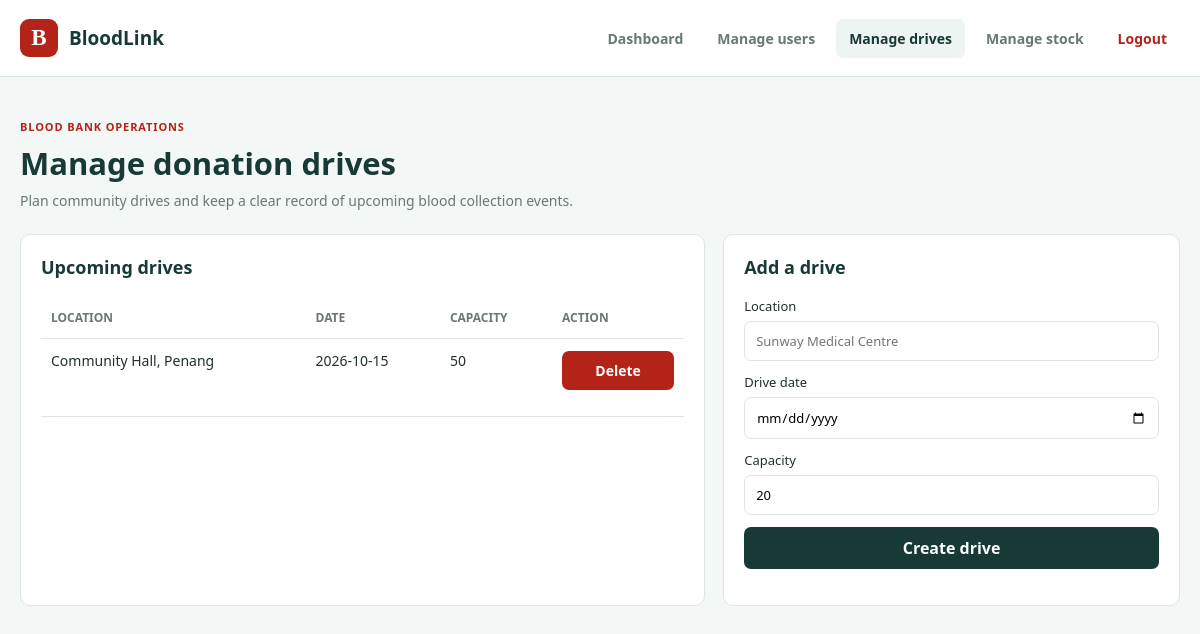
The app's page /manager_driver.php (signed in) with its own data.
### tables this page shows
CREATE TABLE donation_drives (
    drive_id INT AUTO_INCREMENT PRIMARY KEY,
    organized_by INT NOT NULL,
    location VARCHAR(150) NOT NULL,
    drive_date DATE NOT NULL,
    capacity INT NOT NULL DEFAULT 0,
    created_at TIMESTAMP DEFAULT CURRENT_TIMESTAMP,
    FOREIGN KEY (organized_by) REFERENCES users(user_id)
        ON DELETE CASCADE
);

### manager_driver.php (the view, shortened to what this page needs)
<?php
require_once __DIR__ . '/../config/db.php';
require_once __DIR__ . '/../includes/header.php';
$drives = [];
if ($pdo instanceof PDO) {
    try {
        $statement = $pdo->query(
            'SELECT drive_id, organized_by, location, drive_date, capacity
             FROM donation_drives
             ORDER BY drive_date DESC, drive_id DESC'
        );
        $drives = $statement->fetchAll(PDO::FETCH_ASSOC);
    } catch (PDOException $exception) {
        $errorMessage = 'The donation drive list could not be loaded.';
    }
} else {
    $drives = [
        ['drive_id' => 1, 'organized_by' => 1, 'location' => 'Kuala Lumpur City Hospital', 'drive_date' => '2026-10-15', 'capacity' => 25],
        ['drive_id' => 2, 'organized_by' => 1, 'location' => 'Petaling Jaya Community Hall', 'drive_date' => '2026-10-22', 'capacity' => 18],
    ];
}
$escape = static fn ($value): string => htmlspecialchars((string) $value, ENT_QUOTES, 'UTF-8');
?>
<!DOCTYPE html>
<html lang="en">
<head>
</head>
<body>
    <main class="page-shell">
        <header class="page-top">
            <p class="eyebrow">Blood bank operations</p>
            <h1>Manage donation drives</h1>
            <p class="page-copy">Plan community drives and keep a clear record of upcoming blood collection events.</p>
        </header>
        <section class="content-grid">
            <div class="panel table-panel">
                <h2 class="section-title">Upcoming drives</h2>
                <?php if ($drives): ?>
                    <table>
                        <thead>
                            <tr>
                                <th>Location</th>
                                <th>Date</th>
                                <th>Capacity</th>
                                <th>Action</th>
                            </tr>
                        </thead>
                        <tbody>
                            <?php foreach ($drives as $drive): ?>
                                <tr>
                                    <td><?= $escape($drive['location'] ?? 'Unknown location') ?></td>
                                    <td><?= $escape($drive['drive_date'] ?? '') ?></td>
                                    <td><?= (int) ($drive['capacity'] ?? 0) ?></td>
                                    <td>
                                        <form method="POST" onsubmit="return confirm('Delete this drive?');">
                                            <button type="submit" class="button danger">Delete</button>
                                        </form>
                                    </td>
                                </tr>
                            <?php endforeach; ?>
                        </tbody>
                    </table>
                <?php else: ?>
                    <p class="page-copy">No drives are scheduled yet.</p>
                <?php endif; ?>
            </div>
            <aside class="panel form-panel">
                <h2 class="section-title">Add a drive</h2>
                <form method="POST">
                    <label>
                        Location
                        <input type="text" name="location" placeholder="Sunway Medical Centre" required>
                    </label>
                    <label>
                        Drive date
                        <input type="date" name="drive_date" required>
                    </label>
                    <label>
                        Capacity
                        <input type="number" name="capacity" min="1" value="20" required>
                    </label>
                    <button type="submit">Create drive</button>
                </form>
            </aside>
        </section>
    </main>
</body>
</html>

### header.php (style rules this page uses)
:root { color-scheme: light; --ink: #20312f; --muted: #687975; --line: #dce6e2; --paper: #fff; --wash: #f3f7f5; --green: #173a36; --red: #b42318; }
.header-inner, .page-shell, .footer-inner { width: min(1180px, calc(100% - 40px)); margin: 0 auto; }

### manager_driver.php (style rules this page uses)
:root { color-scheme: light; --ink: #20312f; --muted: #687975; --line: #dce6e2; --paper: #fff; --wash: #f3f7f5; --green: #173a36; --red: #b42318; --soft-red: #f7e2e1; --soft-green: #dff3ea; }
* { box-sizing: border-box; }
body { margin: 0; min-height: 100vh; background: var(--wash); color: var(--ink); font-family: "Segoe UI", Arial, sans-serif; }
.page-shell { width: min(1180px, calc(100% - 40px)); margin: 0 auto; padding: 42px 0 56px; }
.page-top { margin-bottom: 24px; }
.eyebrow { margin: 0 0 8px; color: var(--red); font-size: 11px; font-weight: 800; letter-spacing: .08em; text-transform: uppercase; }
h1, h2, p { margin-top: 0; }
h1 { margin-bottom: 7px; color: var(--green); font-size: 31px; }
.page-copy { margin: 0; color: var(--muted); font-size: 14px; }
.content-grid { display: grid; grid-template-columns: minmax(0, 1.2fr) minmax(300px, 0.8fr); gap: 18px; margin-top: 18px; }
.panel { background: var(--paper); border: 1px solid var(--line); border-radius: 10px; }
.table-panel, .form-panel { padding: 20px; }
.section-title { margin: 0 0 18px; color: var(--green); font-size: 18px; }
table { width: 100%; border-collapse: collapse; font-size: 14px; }
th, td { padding: 12px 10px; border-bottom: 1px solid var(--line); text-align: left; vertical-align: top; }
th { color: var(--muted); font-size: 12px; text-transform: uppercase; }
.button, button, input, select { font: inherit; }
.button, button { border: 1px solid transparent; border-radius: 7px; padding: 9px 12px; cursor: pointer; background: var(--green); color: #fff; font-weight: 700; }
.button.danger { background: var(--red); }
form { display: grid; gap: 12px; }
label { display: grid; gap: 6px; font-size: 13px; color: var(--ink); }
input, select { width: 100%; padding: 10px 11px; border: 1px solid var(--line); border-radius: 7px; background: #fff; }

### records on screen
donation_drives: location "Community Hall, Penang", drive_date "2026-10-15", capacity "50"

### other values on screen
$siteTitle "BloodLink"
$link['label'] "Dashboard"
$link['label'] "Manage users"
$link['label'] "Manage drives"
$link['label'] "Manage stock"
$link['label'] "Logout"
